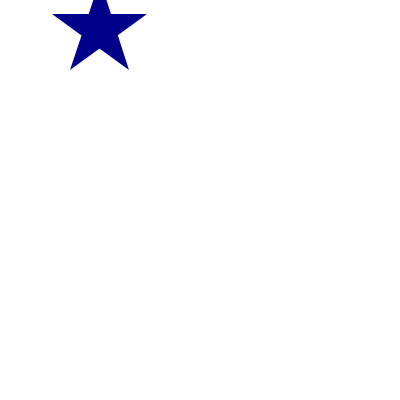
Frame 1 (no input)
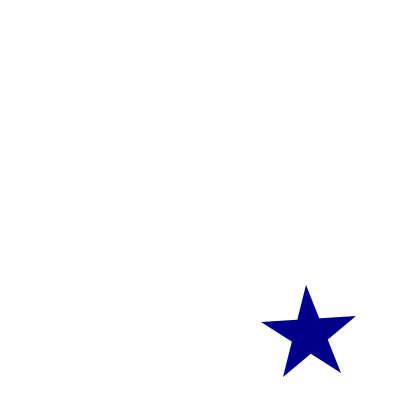
Frame 60 (the mouse pressed at the canvas centre just before this capture)
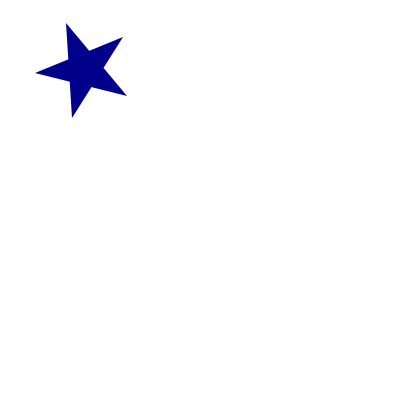
Frame 120 (the mouse held since frame 60 and released just before this capture)

The Processing sketch that drew these frames (run headless with seeded random() and noise(); from frame 60 on, the mouse is pressed at the canvas centre):

// Processing sketch: star_move
// ── star_move.pde
int width = 400;
int height = 400;

//最初に一度だけ実行
void setup() {
    size(400, 400);
    smooth();
    noStroke();
    fill(#00008B);
    ellipseMode(CORNER);
    frameRate(30);
}

int d = 20, x0 = 100, y0= 30, x, y, vx = 5, vy = 5, i, r = 50, delta = 0;
//プログラムが終了するまで継続的に呼び出され処理される
void draw() {
    background(255);
    beginShape();
    for(i=0; i<5; i++){
        float theta = ((2*TWO_PI)/5)*i - HALF_PI + delta;
        int x, y;
        x = int(r*cos(theta) + x0);
        y = int(r*sin(theta) + y0);
        vertex(x, y);
    }
    endShape();   
    x0 += vx; y0 += vy;
    delta += 1;
    if(delta == 360) delta = 0;
    if(x0 > width - r){
        x0 = width - r;
        vx = -vx;
    }
    if(x0 < r){
        x0 = r;
        vx = -vx;
    }
    if(y0 > height - r){
        y0 = height - r;
        vy = -vy;
    }
    if(y0 < r) {
        y0 = r;
        vy = -vy;
    }
}
